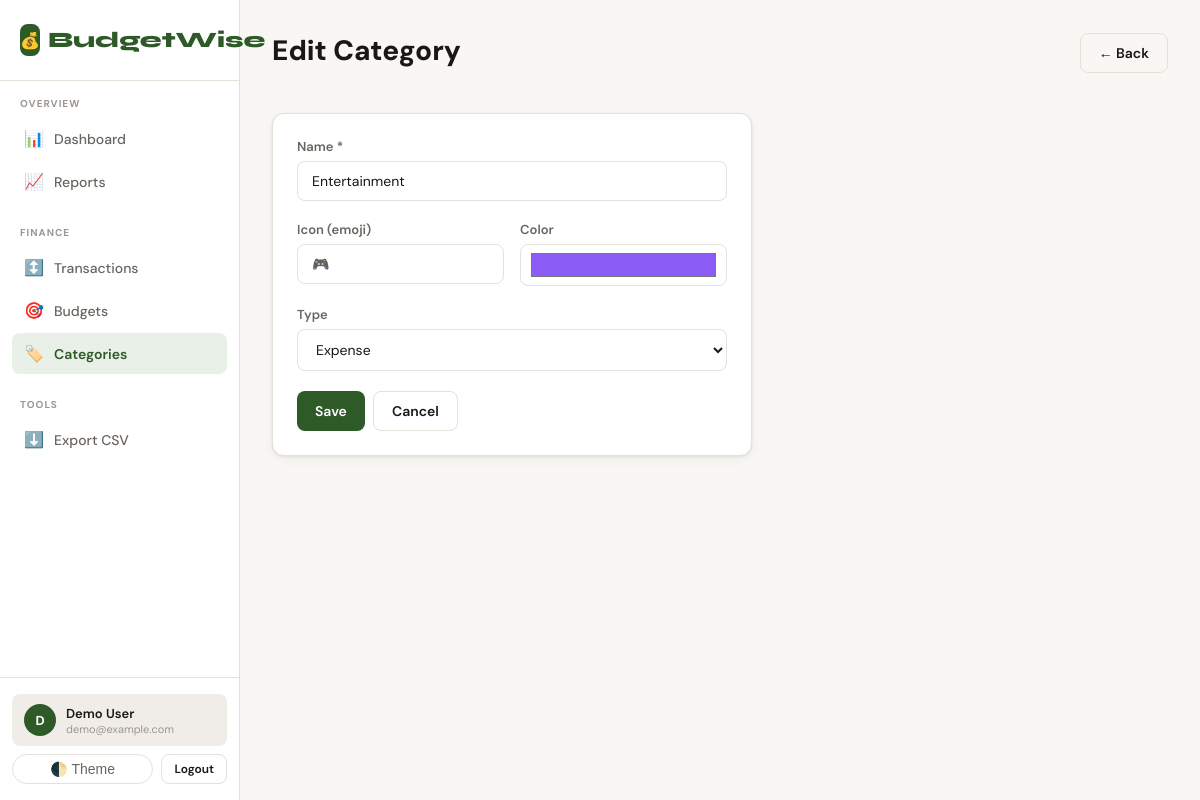
Screenshot of /categories/5/edit/ (signed in) with the database file from the repository.
### core/models.py (models this page shows, shortened)
class Category(models.Model):
    TYPE_CHOICES = [
        ('income', 'Income'),
        ('expense', 'Expense'),
        ('both', 'Both'),
    ]
    user = models.ForeignKey(User, on_delete=models.CASCADE, null=True, blank=True)
    name = models.CharField(max_length=100)
    icon = models.CharField(max_length=10, default='💸')
    color = models.CharField(max_length=7, default='#6366f1')
    category_type = models.CharField(max_length=10, choices=TYPE_CHOICES, default='both')
    is_default = models.BooleanField(default=False)
    created_at = models.DateTimeField(auto_now_add=True)
    class Meta:
        verbose_name_plural = "Categories"
        ordering = ['name']

### core/views.py (the view)
# urls.py: path('categories/<int:pk>/edit/', views.category_edit, name='category_edit'),
@login_required
def category_edit(request, pk):
    cat = get_object_or_404(Category, pk=pk, user=request.user)
    if request.method == 'POST':
        form = CategoryForm(request.POST, instance=cat)
        if form.is_valid():
            form.save()
            messages.success(request, 'Category updated!')
            return redirect('category_list')
    else:
        form = CategoryForm(instance=cat)
    return render(request, 'core/categories/form.html', {'form': form, 'title': 'Edit Category', 'category': cat})

### core/forms.py
class CategoryForm(forms.ModelForm):
    class Meta:
        model = Category
        fields = ['name', 'icon', 'color', 'category_type']
        widgets = {
            'name': forms.TextInput(attrs={'class': 'form-control', 'placeholder': 'Category name'}),
            'icon': forms.TextInput(attrs={'class': 'form-control', 'placeholder': '💸'}),
            'color': forms.TextInput(attrs={'type': 'color', 'class': 'form-control form-control-color'}),
            'category_type': forms.Select(attrs={'class': 'form-control'}),
        }

### templates/core/categories/form.html (shortened to what this page needs)
{% extends "base.html" %}
{% block header %}
<div class="flex-between mb-4">
  <div class="page-title">{{ title }}</div>
  <a href="{% url 'category_list' %}" class="btn btn-outline">&#8592; Back</a>
</div>
{% endblock %}
{% block content %}
<div style="max-width:480px;">
  <div class="card">
    <form method="post">
      <div class="form-group">
        <label class="form-label">Name *</label>
        {{ form.name }}
      </div>
      <div class="grid-2" style="gap:16px;">
        <div class="form-group">
          <label class="form-label">Icon (emoji)</label>
          {{ form.icon }}
        </div>
        <div class="form-group">
          <label class="form-label">Color</label>
          {{ form.color }}
        </div>
      </div>
      <div class="form-group">
        <label class="form-label">Type</label>
        {{ form.category_type }}
      </div>
      <div class="flex gap-2 mt-4">
        <button type="submit" class="btn btn-primary">Save</button>
        <a href="{% url 'category_list' %}" class="btn btn-outline">Cancel</a>
      </div>
    </form>
  </div>
</div>
{% endblock %}

### templates/base.html (shortened to what this page needs)
<!DOCTYPE html>
<html lang="en" data-theme="light">
<head>
</head>
<body>
{% if user.is_authenticated %}
<div class="app-layout">
  <aside class="sidebar" id="sidebar">
    <div class="sidebar-logo">
      <div class="logo-mark">
        <div class="logo-icon">💰</div>
        BudgetWise
      </div>
    </div>
    <nav class="sidebar-nav">
      <div class="nav-section">
        <div class="nav-section-label">Overview</div>
        <a href="{% url 'dashboard' %}" class="nav-item {% if request.resolver_match.url_name == 'dashboard' %}active{% endif %}">
          <span class="nav-icon">📊</span> Dashboard
        </a>
        <a href="{% url 'reports' %}" class="nav-item {% if request.resolver_match.url_name == 'reports' %}active{% endif %}">
          <span class="nav-icon">📈</span> Reports
        </a>
      </div>
      <div class="nav-section">
        <div class="nav-section-label">Finance</div>
        <a href="{% url 'transaction_list' %}" class="nav-item {% if 'transaction' in request.resolver_match.url_name %}active{% endif %}">
          <span class="nav-icon">↕️</span> Transactions
        </a>
        <a href="{% url 'budget_list' %}" class="nav-item {% if 'budget' in request.resolver_match.url_name %}active{% endif %}">
          <span class="nav-icon">🎯</span> Budgets
        </a>
        <a href="{% url 'category_list' %}" class="nav-item {% if 'category' in request.resolver_match.url_name %}active{% endif %}">
          <span class="nav-icon">🏷️</span> Categories
        </a>
      </div>
      <div class="nav-section">
        <div class="nav-section-label">Tools</div>
        <a href="{% url 'export_csv' %}" class="nav-item">
          <span class="nav-icon">⬇️</span> Export CSV
        </a>
      </div>
    </nav>
    <div class="sidebar-footer">
      <div class="user-chip" style="margin-bottom:8px;">
        <div class="user-avatar">{{ user.username|first|upper }}</div>
        <div>
          <div class="user-name">{{ user.get_full_name|default:user.username }}</div>
          <div class="user-email">{{ user.email|truncatechars:22 }}</div>
        </div>
      </div>
      <div class="flex gap-2">
        <button class="theme-toggle" onclick="toggleTheme()" style="flex:1;">🌓 Theme</button>
        <a href="{% url 'logout' %}" class="btn btn-outline btn-sm">Logout</a>
      </div>
    </div>
  </aside>
  <div class="main-content">
    <div class="page-header">
      {% block header %}{% endblock %}
    </div>
    <div class="page-body">
      {% block content %}{% endblock %}
    </div>
  </div>
</div>
{% else %}
{% block auth_content %}{% endblock %}
{% endif %}
</body>
</html>

### rows the page displays
Category: name "Entertainment", icon "🎮", color "#8b5cf6", category_type "Expense"

### other values shown
{{ user.username|first|upper }} "D"
{{ user.get_full_name|default:user.username }} "Demo User"
{{ user.email|truncatechars:22 }} "demo@example.com"
{{ title }} "Edit Category"
